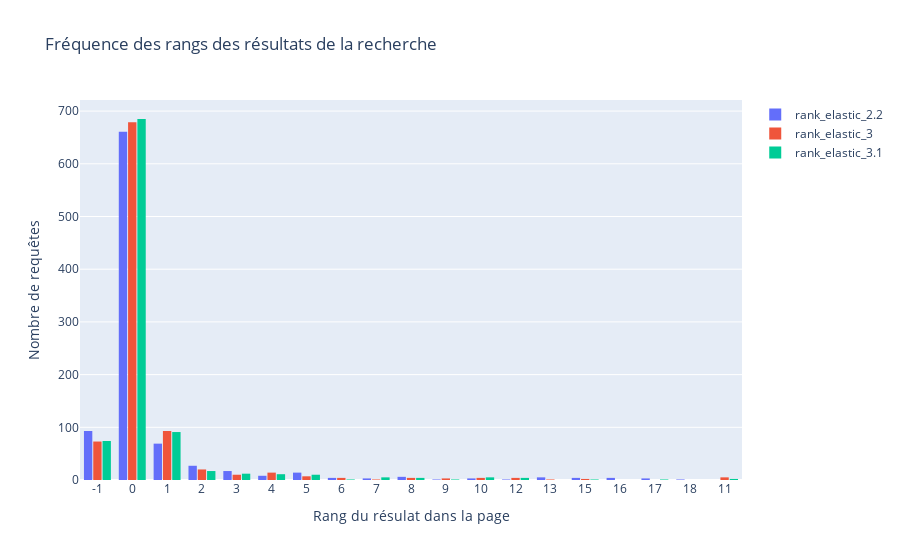

The notebook cell this image was saved under:
### Code cell
fig = go.Figure()
rank_dict = {}
for rank in rank_columns:
    df_test[rank] = df_test[rank].astype("int32")
    rank_dict[rank] = df_test.sort_values(by=[rank])[rank]
    fig.add_trace(
        go.Histogram(
            histfunc="count",
            x=rank_dict[rank],
            name=rank,
        )
    )
fig.update_layout(
    title_text="Fréquence des rangs des résultats de la recherche",  # title of plot
    xaxis_title_text="Rang du résulat dans la page",  # xaxis label
    yaxis_title_text="Nombre de requêtes",  # yaxis label
    bargap=0.2,  # gap between bars of adjacent location coordinates
    bargroupgap=0.1,  # gap between bars of the same location coordinates
)
fig.update_xaxes(type="category")
fig.show()
# fig.write_image(f"./output/plots/rank_{SEARCH_VERSION}.png")
plotly.offline.plot(fig, filename=f"./output/plots/rank_war_{SEARCH_VERSION}.html")

### Figure 1 — Plotly figure (JSON) as saved in the notebook; plotly's stock layout.template omitted (floating-point values rounded to 4 significant figures; data arrays with more than 128 entries replaced by an {"elided": "..."} marker saying what was removed)
{"data": [{"histfunc": "count", "name": "rank_elastic_2.2", "type": "histogram", "x": {"elided": "924 int values"}}, {"histfunc": "count", "name": "rank_elastic_3", "type": "histogram", "x": {"elided": "924 int values"}}, {"histfunc": "count", "name": "rank_elastic_3.1", "type": "histogram", "x": {"elided": "924 int values"}}], "layout": {"autosize": true, "bargap": 0.2, "bargroupgap": 0.1, "title": {"text": "Fréquence des rangs des résultats de la recherche"}, "xaxis": {"autorange": true, "range": [-0.5, 18.5], "title": {"text": "Rang du résulat dans la page"}, "type": "category"}, "yaxis": {"autorange": true, "range": [0, 721.1], "title": {"text": "Nombre de requêtes"}}}}
